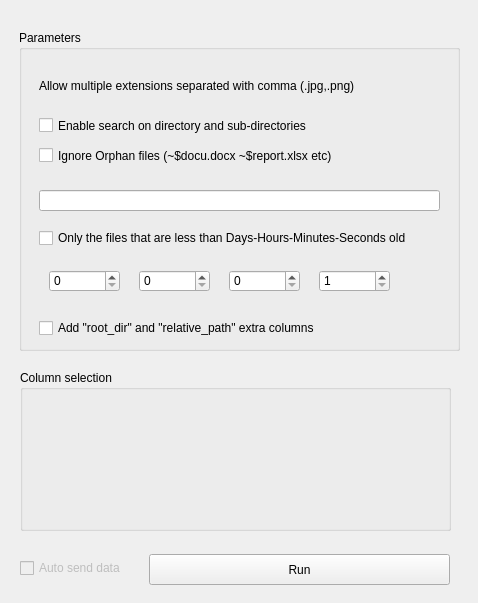
<?xml version="1.0" encoding="UTF-8"?>
<ui version="4.0">
 <class>Form</class>
 <widget class="QWidget" name="Form">
  <property name="geometry">
   <rect>
    <x>0</x>
    <y>0</y>
    <width>478</width>
    <height>603</height>
   </rect>
  </property>
  <property name="windowTitle">
   <string>Form</string>
  </property>
  <widget class="QGroupBox" name="groupBox">
   <property name="geometry">
    <rect>
     <x>19</x>
     <y>30</y>
     <width>441</width>
     <height>321</height>
    </rect>
   </property>
   <property name="title">
    <string>Parameters</string>
   </property>
   <widget class="QLineEdit" name="lineEdit">
    <property name="geometry">
     <rect>
      <x>20</x>
      <y>160</y>
      <width>401</width>
      <height>21</height>
     </rect>
    </property>
   </widget>
   <widget class="QCheckBox" name="checkBox">
    <property name="geometry">
     <rect>
      <x>20</x>
      <y>80</y>
      <width>365</width>
      <height>31</height>
     </rect>
    </property>
    <property name="text">
     <string>Enable search on directory and sub-directories</string>
    </property>
   </widget>
   <widget class="QLabel" name="label">
    <property name="geometry">
     <rect>
      <x>20</x>
      <y>40</y>
      <width>401</width>
      <height>31</height>
     </rect>
    </property>
    <property name="text">
     <string>Allow multiple extensions separated with comma (.jpg,.png)</string>
    </property>
   </widget>
   <widget class="QCheckBox" name="checkBox_2">
    <property name="geometry">
     <rect>
      <x>20</x>
      <y>200</y>
      <width>411</width>
      <height>16</height>
     </rect>
    </property>
    <property name="text">
     <string>Only the files that are less than Days-Hours-Minutes-Seconds old</string>
    </property>
   </widget>
   <widget class="QSpinBox" name="spinBox_day">
    <property name="geometry">
     <rect>
      <x>30</x>
      <y>240</y>
      <width>71</width>
      <height>22</height>
     </rect>
    </property>
    <property name="maximum">
     <number>9999</number>
    </property>
   </widget>
   <widget class="QSpinBox" name="spinBox_hour">
    <property name="geometry">
     <rect>
      <x>120</x>
      <y>240</y>
      <width>71</width>
      <height>22</height>
     </rect>
    </property>
    <property name="maximum">
     <number>23</number>
    </property>
   </widget>
   <widget class="QSpinBox" name="spinBox_minute">
    <property name="geometry">
     <rect>
      <x>210</x>
      <y>240</y>
      <width>71</width>
      <height>22</height>
     </rect>
    </property>
    <property name="maximum">
     <number>59</number>
    </property>
   </widget>
   <widget class="QSpinBox" name="spinBox_second">
    <property name="geometry">
     <rect>
      <x>300</x>
      <y>240</y>
      <width>71</width>
      <height>22</height>
     </rect>
    </property>
    <property name="minimum">
     <number>1</number>
    </property>
    <property name="maximum">
     <number>59</number>
    </property>
    <property name="value">
     <number>1</number>
    </property>
   </widget>
   <widget class="QCheckBox" name="checkBox_extra_column">
    <property name="geometry">
     <rect>
      <x>20</x>
      <y>290</y>
      <width>411</width>
      <height>16</height>
     </rect>
    </property>
    <property name="text">
     <string>Add &quot;root_dir&quot; and &quot;relative_path&quot; extra columns</string>
    </property>
   </widget>
   <widget class="QCheckBox" name="checkBox_3">
    <property name="geometry">
     <rect>
      <x>20</x>
      <y>110</y>
      <width>365</width>
      <height>31</height>
     </rect>
    </property>
    <property name="text">
     <string>Ignore Orphan files (~$docu.docx ~$report.xlsx etc)</string>
    </property>
   </widget>
  </widget>
  <widget class="QGroupBox" name="groupBox_3">
   <property name="geometry">
    <rect>
     <x>20</x>
     <y>370</y>
     <width>431</width>
     <height>161</height>
    </rect>
   </property>
   <property name="title">
    <string>Column selection</string>
   </property>
   <widget class="QLabel" name="Description_4">
    <property name="geometry">
     <rect>
      <x>10</x>
      <y>30</y>
      <width>411</width>
      <height>61</height>
     </rect>
    </property>
    <property name="text">
     <string/>
    </property>
    <property name="textFormat">
     <enum>Qt::AutoText</enum>
    </property>
    <property name="alignment">
     <set>Qt::AlignLeading|Qt::AlignLeft|Qt::AlignVCenter</set>
    </property>
    <property name="wordWrap">
     <bool>true</bool>
    </property>
   </widget>
   <widget class="QWidget" name="placeholder" native="true">
    <property name="enabled">
     <bool>true</bool>
    </property>
    <property name="geometry">
     <rect>
      <x>0</x>
      <y>20</y>
      <width>431</width>
      <height>141</height>
     </rect>
    </property>
   </widget>
  </widget>
  <widget class="QPushButton" name="pushButton_send">
   <property name="enabled">
    <bool>true</bool>
   </property>
   <property name="geometry">
    <rect>
     <x>149</x>
     <y>554</y>
     <width>301</width>
     <height>31</height>
    </rect>
   </property>
   <property name="text">
    <string>Run</string>
   </property>
  </widget>
  <widget class="QCheckBox" name="checkBox_send">
   <property name="enabled">
    <bool>false</bool>
   </property>
   <property name="geometry">
    <rect>
     <x>20</x>
     <y>560</y>
     <width>131</width>
     <height>16</height>
    </rect>
   </property>
   <property name="text">
    <string>Auto send data</string>
   </property>
  </widget>
 </widget>
 <resources/>
 <connections/>
</ui>
